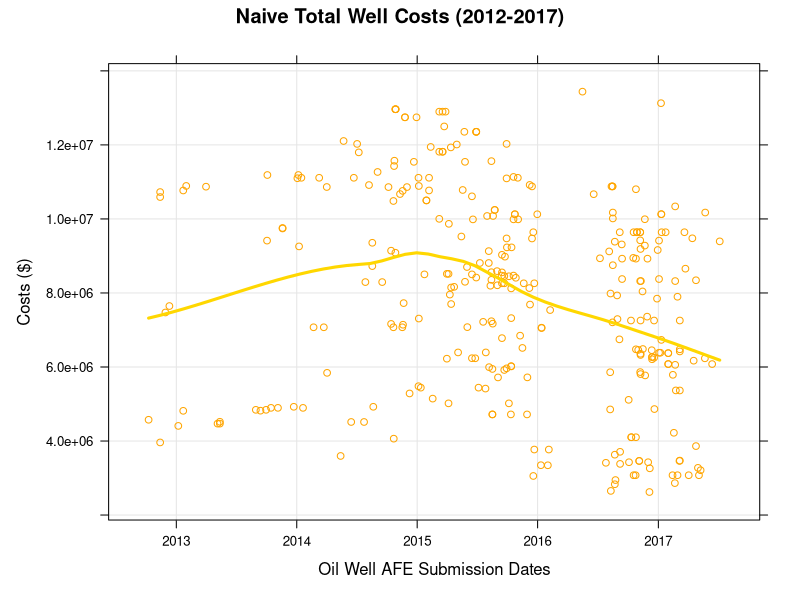

Write R code to recreate this figure.
library(lattice)
Data <- read.csv("afes.csv", header=TRUE)
str(Data)
Data$ProductDates <- as.POSIXct(strptime(Data$ProductDates,"%d-%B-%Y"))
regmodel <- lm(TotalCost ~ ProductDates, data=Data)
xyplot(TotalCost ~ ProductDates, data = Data[order(Data$ProductDates),],
       xlab = "Oil Well AFE Submission Dates",
       ylab = "Costs ($)",
       main = "Naive Total Well Costs (2012-2017)",
       grid = TRUE,
       col = c('orange'),
       type = c("p", "smooth"), 
       col.line = "gold", 
       lwd = 3
)